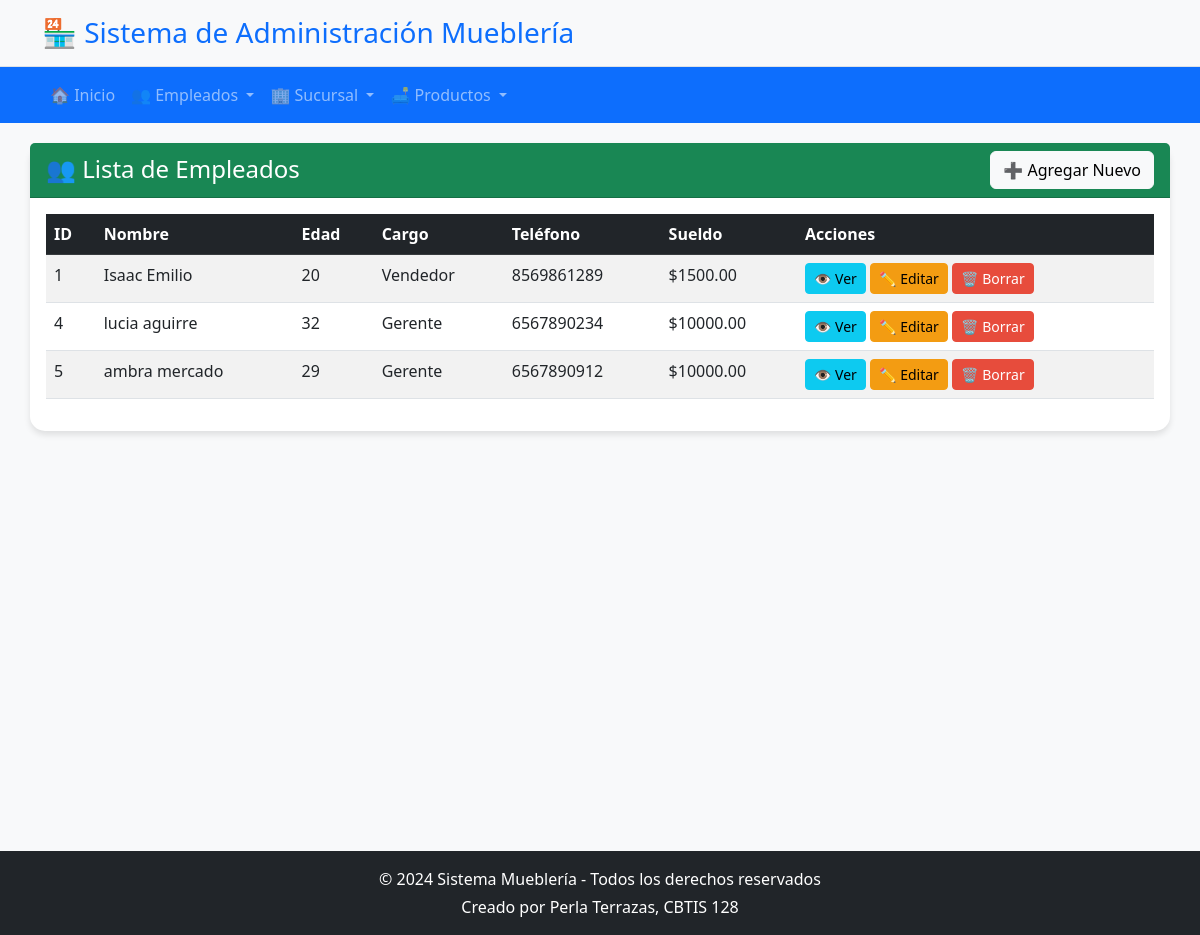
/empleados/, run on the app's committed database.
### app_muebleria/models.py (models this page shows, shortened)
class Empleado(models.Model):
    fecha_contratacion = models.DateField()
    id_empleado = models.AutoField(primary_key=True)
    nombre = models.CharField(max_length=100)
    edad = models.IntegerField()
    cargo = models.CharField(max_length=20, choices=CARGO_CHOICES)
    telefono = models.CharField(max_length=15)
    sueldo = models.DecimalField(max_digits=10, decimal_places=2)

### app_muebleria/views.py (the view)
# urls.py: path('empleados/', views.inicio_empleados, name='ver_empleados'),
def inicio_empleados(request):
    empleados = Empleado.objects.all()
    return render(request, 'empleado/ver_empleado.html', {'empleados': empleados})

### app_muebleria/templates/empleado/ver_empleado.html
{% extends 'base.html' %}
{% block content %}
<div class="card">
    <div class="card-header bg-success text-white d-flex justify-content-between align-items-center">
        <h4 class="mb-0">👥 Lista de Empleados</h4>
        <a href="{% url 'agregar_empleado' %}" class="btn btn-light">➕ Agregar Nuevo</a>
    </div>
    <div class="card-body">
        {% if empleados %}
        <div class="table-responsive">
            <table class="table table-striped table-hover">
                <thead class="table-dark">
                    <tr>
                        <th>ID</th>
                        <th>Nombre</th>
                        <th>Edad</th>
                        <th>Cargo</th>
                        <th>Teléfono</th>
                        <th>Sueldo</th>
                        <th>Acciones</th>
                    </tr>
                </thead>
                <tbody>
                    {% for empleado in empleados %}
                    <tr>
                        <td>{{ empleado.id_empleado }}</td>
                        <td>{{ empleado.nombre }}</td>
                        <td>{{ empleado.edad }}</td>
                        <td>{{ empleado.get_cargo_display }}</td>
                        <td>{{ empleado.telefono }}</td>
                        <td>${{ empleado.sueldo }}</td>
                        <td>
                            <a href="#" class="btn btn-info btn-sm">👁️ Ver</a>
                            <a href="{% url 'realizar_actualizacion' empleado.id_empleado %}" class="btn btn-warning btn-sm">✏️ Editar</a>
                            <a href="{% url 'borrar_empleado' empleado.id_empleado %}" class="btn btn-danger btn-sm">🗑️ Borrar</a>
                        </td>
                    </tr>
                    {% endfor %}
                </tbody>
            </table>
        </div>
        {% else %}
        <div class="alert alert-info text-center">
            <h5>No hay empleados registrados</h5>
            <p>Comienza agregando el primer empleado al sistema.</p>
            <a href="{% url 'agregar_empleado' %}" class="btn btn-primary">Agregar Primer Empleado</a>
        </div>
        {% endif %}
    </div>
</div>
{% endblock %}

### app_muebleria/templates/base.html (style rules this page uses)
body { background-color: #f8f9fa; font-family: 'Segoe UI', Tahoma, Geneva, Verdana, sans-serif; }
.card { border: none; border-radius: 15px; box-shadow: 0 4px 6px rgba(0,0,0,0.1); margin-bottom: 20px; }
.btn-warning { background-color: #f39c12; border-color: #f39c12; }
.btn-danger { background-color: #e74c3c; border-color: #e74c3c; }

### data on the page
Empleado: id_empleado "1", nombre "Isaac Emilio", edad "20", cargo "Vendedor", telefono "8569861289", sueldo "1500.00"
Empleado: id_empleado "4", nombre "lucia aguirre", edad "32", cargo "Gerente", telefono "6567890234", sueldo "10000.00"
Empleado: id_empleado "5", nombre "ambra mercado", edad "29", cargo "Gerente", telefono "6567890912", sueldo "10000.00"
